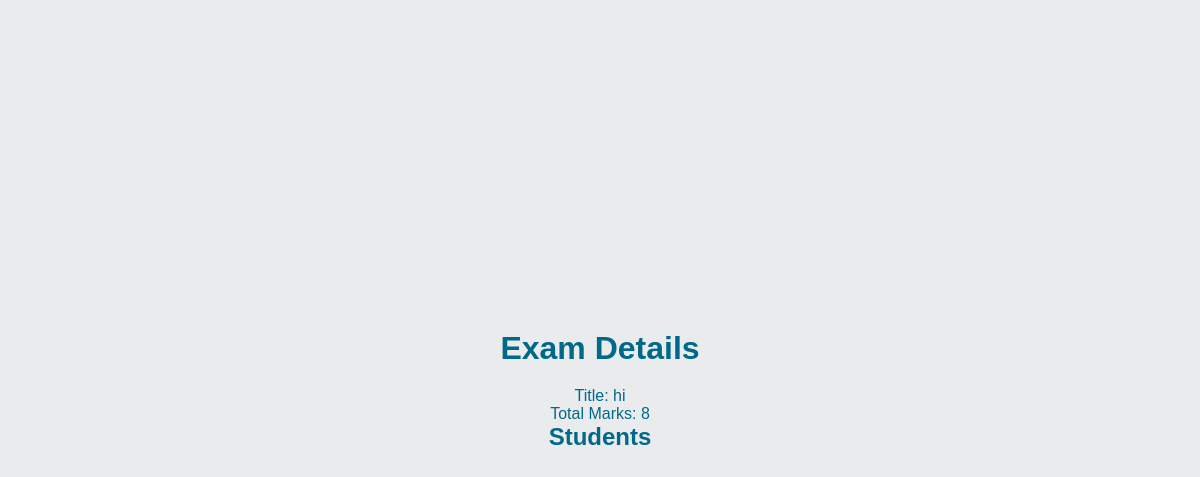
The app's page /exam_details/1 (signed in), older data.
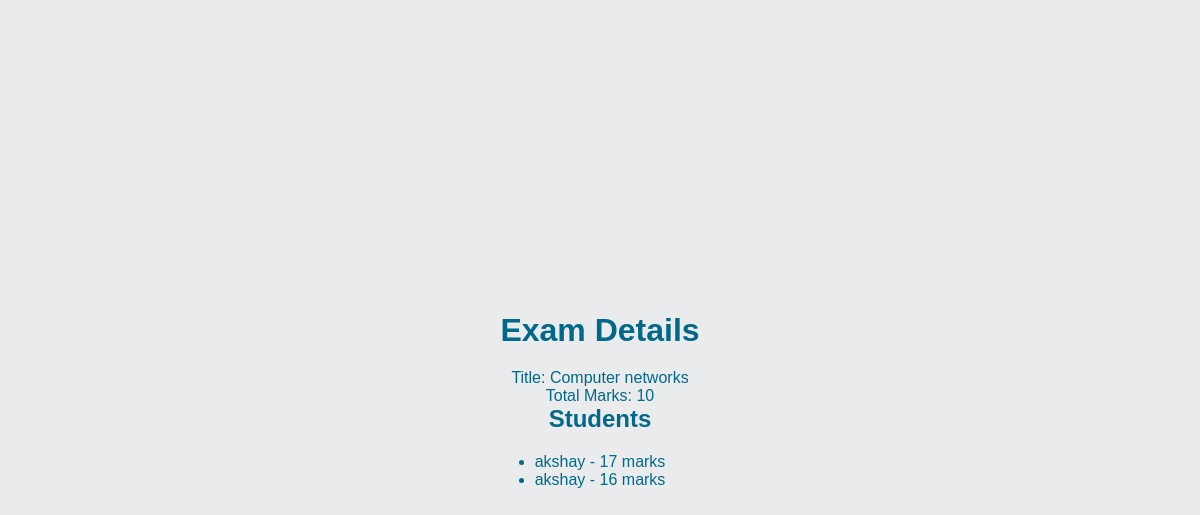
The same page, newer data.
### tables this page shows
CREATE TABLE Exam (
                            id INTEGER PRIMARY KEY AUTOINCREMENT,
                            teacher_id INTEGER,
                            title TEXT,
                            total_marks INTEGER);

CREATE TABLE Attended (
                            id INTEGER PRIMARY KEY AUTOINCREMENT,
                            student_id INTEGER,
                            exam_id INTEGER,
                            earned_total INTEGER);

CREATE TABLE Student (
                            id INTEGER PRIMARY KEY AUTOINCREMENT,
                            username TEXT,
                            reg_no TEXT,
                            email TEXT,
                            password TEXT);

### moved/app.py (the view)
@app.route('/exam_details/<int:exam_id>')
def exam_details(exam_id):
    if 'teacher_id' not in session:
        return redirect('/login_teacher')
    with sqlite3.connect('database.db') as conn:
        cursor = conn.cursor()
        cursor.execute("SELECT * FROM Exam WHERE id = ?", (exam_id,))
        exam = cursor.fetchone()
        cursor.execute("SELECT Student.username, Attended.earned_total FROM Attended JOIN Student ON Attended.student_id = Student.id WHERE Attended.exam_id = ?", (exam_id,))
        students = cursor.fetchall()
    return render_template('exam_details.html', exam=exam, students=students)

### moved/templates/exam_details.html (shortened to what this page needs)
<!DOCTYPE html>
<html>
<head>
    <link rel="stylesheet" href="style.css">
    <link rel="stylesheet" href="{{ url_for('static', filename='style.css') }}">
</head>
<body>
    <h1>Exam Details</h1>
    <p>Title: {{ exam[2] }}</p>
    <p>Total Marks: {{ exam[3] }}</p>
    <h2>Students</h2>
    <ul>
        {% for student in students %}
            <li>{{ student[0] }} - {{ student[1] }} marks</li>
        {% endfor %}
    </ul>
</body>
</html>

Row changes from the older to the newer data that the page shows:
changed Exam: title "hi" → "Computer networks"; total_marks "8" → "10"
added Attended: username "akshay", earned_total "17"
added Attended: username "akshay", earned_total "16"
